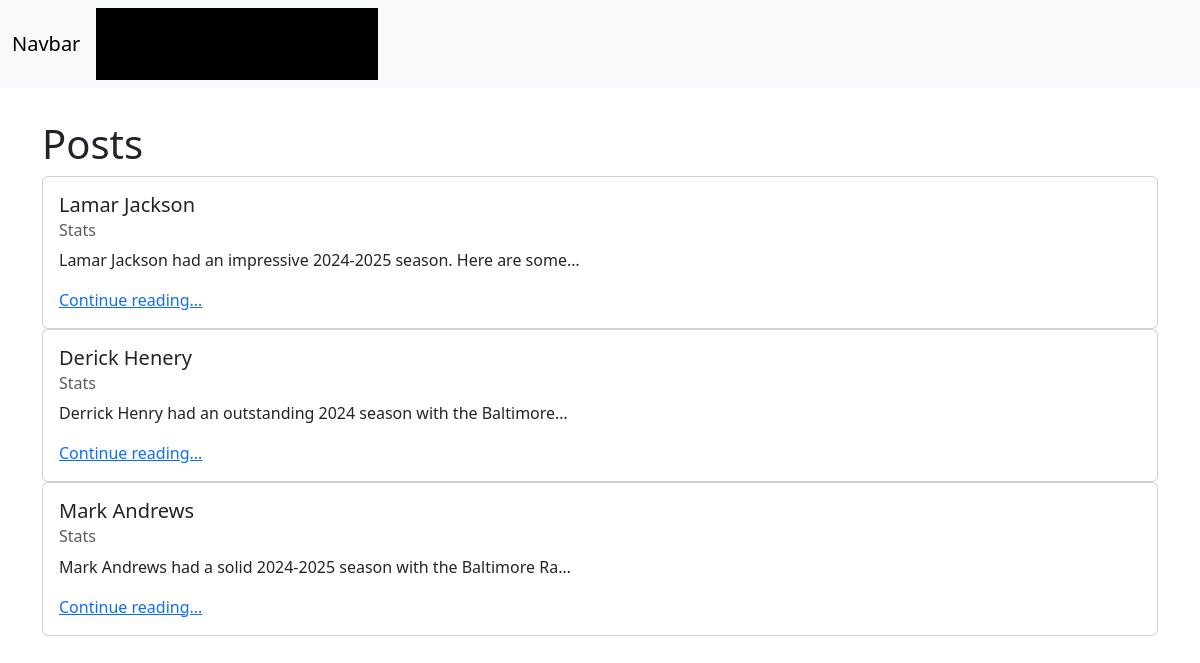
/posts/, run on the app's committed database.
### posts/models.py (models this page shows, shortened)
class Post(models.Model):                           #inheritance
    title = models.CharField(max_length=128)        # composition
    subtitle = models.CharField(max_length=256)     # composition
    body = models.TextField()                       # composition
    created_on = models.DateTimeField(auto_now_add=True)    # composition

### posts/views.py (the view)
# urls.py: path("", views.PostListView.as_view(), name="list"),
class PostListView(ListView):
    template_name = "posts/list.html"
    model = Post

### templates/posts/list.html (shortened to what this page needs)
{% extends 'base.html' %}
{% block content %}
<h1>Posts</h1>
{% for post in post_list %}
<div class="card" >
    <div class="card-body">
      <h5 class="card-title">{{  post.title }}</h5>
      <h6 class="card-subtitle mb-2 text-body-secondary">{{ post.subtitle }}</h6>
      <p class="card-text">{{ post.body | truncatechars:64 }}</p>
      <a href="{% url 'detail' post.id %}" class="card-link">Continue reading...</a>
    </div>
  </div>
{% endfor %}
{% endblock content %}

### templates/base.html (shortened to what this page needs)
{% load static %}
<!DOCTYPE html>
<html lang="en">
<head>
  <link rel="stylesheet" href="{% static 'css/base.css' %}">
  <link href="https://cdn.jsdelivr.net/npm/bootstrap@5.3.3/dist/css/bootstrap.min.css" rel="stylesheet"
>
</head>
<body>
  <nav class="navbar navbar-expand-lg bg-body-tertiary">
    <div class="container-fluid">
      <a class="navbar-brand" href="#">Navbar</a>
      <div class="collapse navbar-collapse" id="navbarNavAltMarkup">
        <div class="navbar-nav">
          <a class="nav-link" href="{% url 'home' %}">Home</a>
          <a class="nav-link" href="{% url 'list' %}">Posts</a>
          <a class="nav-link" href="{% url 'new' %}">New Post</a>
          <a class="nav-link" href="{% url 'about' %}">About</a>
        </div>
      </div>
    </div>
  </nav>
  <div class="container">
    {% block content %}{% endblock content %}
  </div>
</body>
</html>

### static/css/base.css (style rules this page uses)
body { font-family: Arial, sans-serif; background-color: #241773; color: #ffffff; margin: 0; padding: 0; }
.navbar-nav { display: flex; justify-content: space-around; background-color: #000000; padding: 1em; }
.nav-link { color: #ffffff; text-decoration: none; padding: 0.5em 1em; border-radius: 5px; transition: background-color 0.3s; }
.container { padding: 2em; }

### data on the page
Post: title "Lamar Jackson", subtitle "Stats", body "Lamar Jackson had an impressive 2024-2025 season. Here are some…"
Post: title "Derick Henery", subtitle "Stats", body "Derrick Henry had an outstanding 2024 season with the Baltimore…"
Post: title "Mark Andrews", subtitle "Stats", body "Mark Andrews had a solid 2024-2025 season with the Baltimore Ra…"
